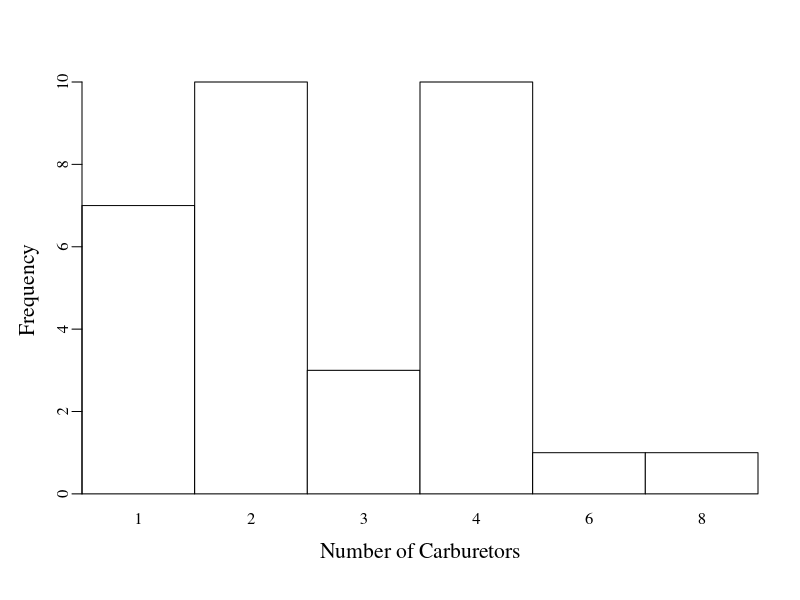
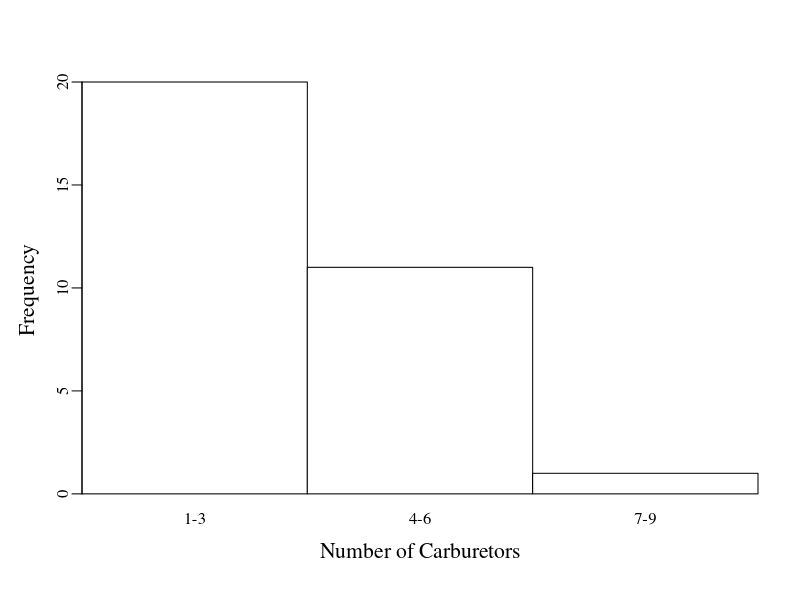
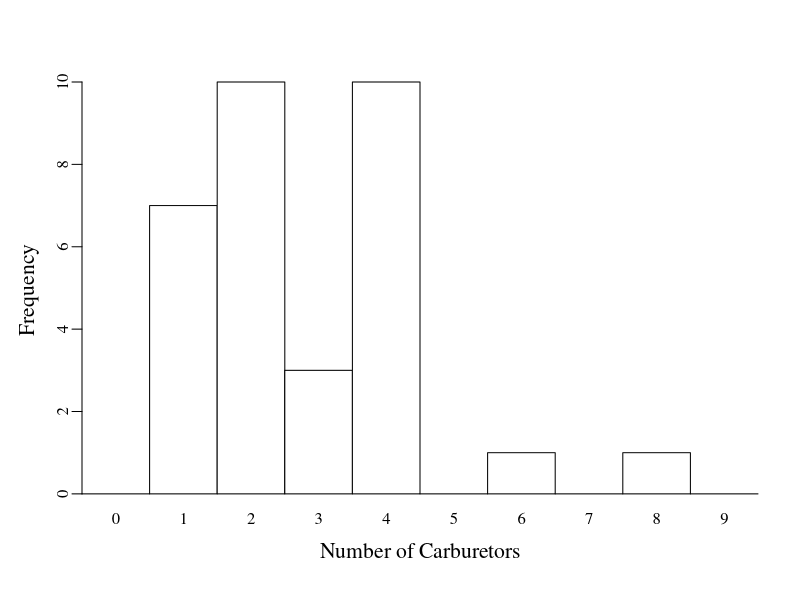
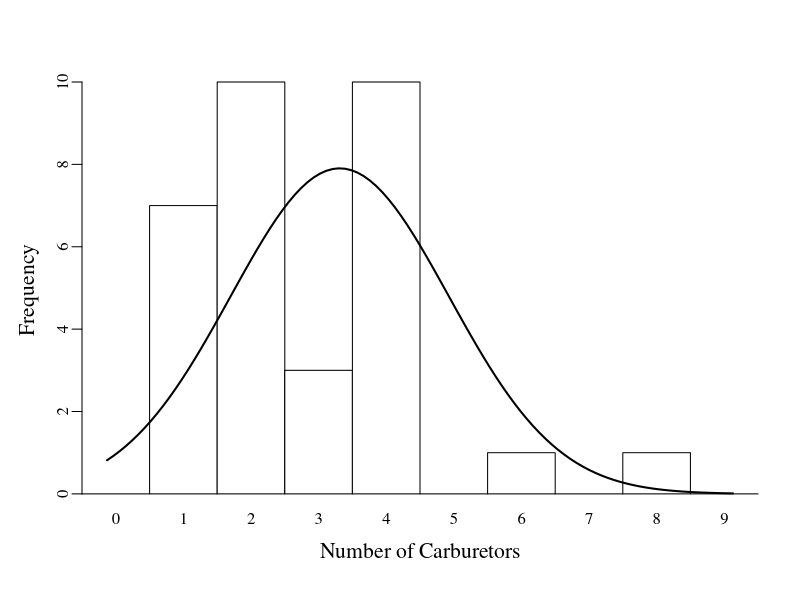

Write the R code that produced these figures, in order.
## ---- chunk 1
library(knitr)
## ---- chunk 2
# Create frequency table for carburetors 0–9, even though some of those numbers
# have zero fequency; i.e., there are no cars with 0 or 5 carburetors. This
# leaves all options open for making a frequency table.
carb = factor(mtcars$carb, levels = 0:9)

# This set of functions gives us the frequency for each level we just made and
# makes the table have the right format for our work.
freq = as.numeric(table(carb))

# This gives us the total number of engines measured.
freq_total = sum(freq)

# Relative frequency is the frequency of a certain value relative to the total.
rel_freq = freq / freq_total

# This function adds in sequence the frequencies we have measured; i.e., the
# number of engines with 0 carbs. plus those with 1, plus those with 2...
cumu_f = cumsum(freq)

# The converts the cumulative fequency to a percentage of the total.
cumu_pct = cumu_f / freq_total * 100

# Build the table. In the data.frame function you write the name of the column,
# then the equal sign, then what you want to go in that column.
tab = data.frame(
  Carburetors = 0:9, # Make a line in the table for each value
  f = freq,
  `Relative f` = round(rel_freq, 2), # Rounds to two decimal places
  `Cumulative f` = cumu_f,
  `Cumulative %` = round(cumu_pct),
  check.names = FALSE
)

# Add Total row
tab = rbind(tab, data.frame(
  Carburetors = "Total",
  f = freq_total,
  `Relative f` = "",
  `Cumulative f` = "",
  `Cumulative %` = "",
  check.names = FALSE
))

# Print the table
kable(tab)
## ---- chunk 3
#Set a serifed font
par(family = "serif")

# This version of the variable carbs will give you no gaps, giving you a histotram.
carbNoGaps = factor(carb)

# Create the histogram using the barplot function. This relies on the frequency
# table we just made.
bp = barplot(table(carbNoGaps),
            space = 0,         # Changes from a barplot to a Histogram
            col = "white",     # Leaves no bar fill for a minimalist printing
            ylab = "Frequency",
            xlab = "Number of Carburetors",
            cex.lab = 1.3,    # Sets the font of the axis labels to be larger
            main = "",        # Stops the default label from being printed
            cex.names = 1,    # Optional: size axis labels: 1 is no change.
            cex.axis = 1,     # Optional: size axis numbers.
            yaxs = 'i',       # Tightens the axis to the plot.
            xaxs = 'i',
            mgp = c(2.2, 0.5, 0)  # Changes the margins around the plot;
                                  # see par(); c(axis title, axis labels and axis line)
            
            )

#Restore default font
par(family = "")
## ---- chunk 4
# Set a serifed font
par(family = "serif")

# Bin the carburetor values into three groups: 1-3, 4-6, and 7-9
carbBinned = cut(mtcars$carb,
                  breaks = c(0, 3, 6, 9),
                  labels = c("1-3", "4-6", "7-9"))

# Create the barplot (now truly histogram-like with bins)
bp = barplot(table(carbBinned),
             space = 0,           # Changes from a barplot to a Histogram
             col = "white",       # Leaves no bar fill for a minimalist printing
             ylab = "Frequency",
             xlab = "Number of Carburetors",
             cex.lab = 1.3,       # Sets the font of the axis labels to be larger
             main = "",           # Stops the default label from being printed
             cex.names = 1,       # Optional: size axis labels: 1 is no change.
             cex.axis = 1,        # Optional: size axis numbers.
             yaxs = "i",          # Tightens the axis to the plot.
             xaxs = "i",
             mgp = c(2.2, 0.5, 0) # Changes the margins around the plot;
                                  # see par(); c(axis title, axis labels and axis line)
)

# Restore default font
par(family = "")
## ---- chunk 5
#Set a serifed font
par(family = "serif")

# Create the barplot (histogram-like)
bp = barplot(table(carb),
            space = 0,         # Changes from a barplot to a Histogram
            col = "white",     # Leaves no bar fill for a minimalist printing
            ylab = "Frequency",
            xlab = "Number of Carburetors",
            cex.lab = 1.3,    # Sets the font of the axis labels to be larger
            main = "",        # Stops the default label from being printed
            cex.names = 1,    # Optional: size axis labels: 1 is no change.
            cex.axis = 1,     # Optional: size axis numbers.
            yaxs = 'i',       # Tightens the axis to the plot.
            xaxs = 'i',
            mgp = c(2.2, 0.5, 0)  # Changes the margins around the plot;
                                  # see par(); c(axis title, axis labels and axis line)
            
            )

#Restore default font
par(family = "")
## ---- chunk 6
#Set a serifed font
par(family = "serif")

# Create the barplot (histogram-like)
bp = barplot(table(carb),
            space = 0,         # Changes from a barplot to a Histogram
            col = "white",     # Leaves no bar fill for a minimalist printing
            ylab = "Frequency",
            xlab = "Number of Carburetors",
            cex.lab = 1.3,    # Sets the font of the axis labels to be larger
            main = "",        # Stops the default label from being printed
            cex.names = 1,    # Optional: size axis labels: 1 is no change.
            cex.axis = 1,     # Optional: size axis numbers.
            yaxs = 'i',       # Tightens the axis to the plot.
            xaxs = 'i',
            mgp = c(2.2, 0.5, 0)  # Changes the margins around the plot;
                                  # see par(); c(axis title, axis labels and axis line)
            
            )

### Superimpose a normal curve on the current plot.

# To draw on a plot, the computer needs numbers instead of factor levels  

CarbForPlot = as.numeric(carb)

# This function looks at your plot, gets all the x values and uses those to 
# draw the normal curve.
curve(dnorm(x,
            mean = mean(CarbForPlot),
            sd = sd(CarbForPlot)) * length(CarbForPlot),
      add = T,          # Says you can add the line to an existing plot
      col = "black",    # Line color
      lwd = 2)          # Line width


#Restore default font
par(family = "")
